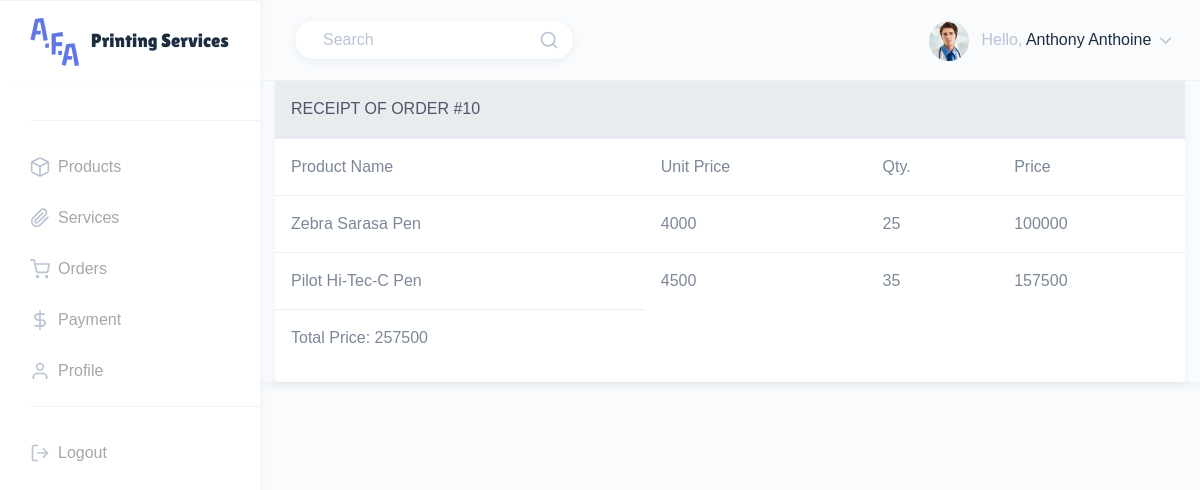
/src/html/customer/view_receipt.php?orderId=10 (signed in), run on the app's committed database.
### tables this page shows
CREATE TABLE IF NOT EXISTS `customer` (
  `customer_id` int(11) NOT NULL AUTO_INCREMENT,
  `full_name` varchar(150) NOT NULL,
  `email` varchar(150) NOT NULL,
  `phone` varchar(150) NOT NULL,
  `username` varchar(150) NOT NULL,
  `password` varchar(255) NOT NULL,
  `image_url` varchar(150) NOT NULL,
  `access` tinyint(1) NOT NULL,
  PRIMARY KEY (`customer_id`)
);

CREATE TABLE IF NOT EXISTS `product_order` (
  `product_id` int(11) NOT NULL,
  `order_id` int(11) NOT NULL,
  `quantity` int(11) NOT NULL,
  `price` int(11) NOT NULL,
  PRIMARY KEY (`product_id`,`order_id`),
  KEY `order_id` (`order_id`)
);

CREATE TABLE IF NOT EXISTS `product` (
  `product_id` int(11) NOT NULL AUTO_INCREMENT,
  `product_name` varchar(150) NOT NULL,
  `cost_price` int(11) NOT NULL,
  `price` int(11) NOT NULL,
  `description` varchar(250) NOT NULL,
  `barcode` varchar(150) NOT NULL,
  `quantity` int(11) NOT NULL,
  `image_url` varchar(150) NOT NULL,
  `flag_service` tinyint(1) NOT NULL,
  PRIMARY KEY (`product_id`)
);

### src/html/customer/view_receipt.php (the view, shortened to what this page needs)
<?php
    require_once('../../database/db.php');
    $sql = "SELECT full_name, image_url FROM customer WHERE customer_id=".$_SESSION['id']."";
    $query_result = mysqli_query($conn, $sql);
    while($record = mysqli_fetch_assoc($query_result)) {
      $customer_info[] = $record;
    }
    $image_path=json_decode($customer_info[0]['image_url'], true);
    $order_id=$_GET['orderId'];
    $sql = "SELECT p.product_name, p.price as unit_price, po.quantity, po.price FROM product p, product_order po,
    customer_order co WHERE co.order_id=po.order_id AND po.product_id=p.product_id AND co.order_id=$order_id";
    $query_result = mysqli_query($conn, $sql);
    while($record = mysqli_fetch_assoc($query_result)) {
      $receipt[] = $record;
    }
?>
<!DOCTYPE html>
<html dir="ltr" lang="en">
<head>
    <link href="../../assets/extra-libs/datatables.net-bs4/css/dataTables.bootstrap4.css" rel="stylesheet">
    <link href="../../dist/css/style.min.css" rel="stylesheet">
</head>
<body>
    <div id="main-wrapper" data-theme="light" data-layout="vertical" data-navbarbg="skin6" data-sidebartype="full" data-sidebar-position="fixed" data-header-position="fixed" data-boxed-layout="full">
        <header class="topbar" data-navbarbg="skin6">
            <nav class="navbar top-navbar navbar-expand-md">
                <div class="navbar-header" data-logobg="skin6">
                    <div class="navbar-brand">
                        <a href="index.php">
                            <b class="logo-icon">
                                <img src="../../assets/images/logo-icon-1.svg" alt="homepage" class="dark-logo" />
                            </b>
                            <span class="logo-text">
                                <img src="../../assets/images/logo-text-1.svg" alt="homepage" class="dark-logo" />
                            </span>
                        </a>
                    </div>
                </div>
                <div class="navbar-collapse collapse" id="navbarSupportedContent">
                    <ul class="navbar-nav float-left mr-auto ml-3 pl-1">
                      <li class="nav-item d-none d-md-block">
                          <a class="nav-link" href="javascript:void(0)">
                              <form>
                                  <div class="customize-input">
                                      <input class="form-control custom-shadow custom-radius border-0 bg-white"
                                          type="search" placeholder="Search" aria-label="Search">
                                      <i class="form-control-icon" data-feather="search"></i>
                                  </div>
                              </form>
                          </a>
                      </li>
                    </ul>
                    <ul class="navbar-nav float-right">
                        <li class="nav-item dropdown">
                            <a class="nav-link dropdown-toggle" href="javascript:void(0)" data-toggle="dropdown"
                                aria-haspopup="true" aria-expanded="false">
                                <?php echo"<img src='../../assets/images/users/".$image_path['path']."' alt='user' class='rounded-circle'
                                    width='40' height='40'>"; ?>
                                <span class="ml-2 d-none d-lg-inline-block"><span>Hello,</span> <span
                                        class="text-dark"><?php echo $customer_info[0]['full_name']; ?></span> <i data-feather="chevron-down"
                                        class="svg-icon"></i></span>
                            </a>
                        </li>
                    </ul>
                </div>
            </nav>
        </header>
        <aside class="left-sidebar" data-sidebarbg="skin6">
            <div class="scroll-sidebar" data-sidebarbg="skin6">
                <nav class="sidebar-nav">
                    <ul id="sidebarnav">
                    <li class="list-divider"></li>
                    <li class="sidebar-item"> <a class="sidebar-link" href="index.php"
                            aria-expanded="false"><i data-feather="box" class="feather-icon"></i><span
                                class="hide-menu">Products</span></a>
                    </li>
                    <li class="sidebar-item"> <a class="sidebar-link sidebar-link" href="services.php"
                            aria-expanded="false"><i data-feather="paperclip" class="feather-icon"></i><span
                                class="hide-menu">Services</span></a>
                    </li>
                    <li class="sidebar-item"> <a class="sidebar-link sidebar-link" href="orders.php"
                            aria-expanded="false"><i data-feather="shopping-cart" class="feather-icon"></i><span
                                class="hide-menu">Orders</span></a>
                    </li>
                    <li class="sidebar-item"> <a class="sidebar-link sidebar-link" href="payment.php"
                            aria-expanded="false"><i data-feather="dollar-sign" class="feather-icon"></i><span
                                class="hide-menu">Payment</span></a>
                    </li>
                    <li class="sidebar-item"> <a class="sidebar-link sidebar-link" href="profile.php"
                        aria-expanded="false"><i data-feather="user" class="feather-icon"></i><span
                            class="hide-menu">Profile</span></a>
                    </li>
                        <li class="list-divider"></li>
                        <li class="sidebar-item"> <a class="sidebar-link sidebar-link" href="../logout.php"
                                aria-expanded="false"><i data-feather="log-out" class="feather-icon"></i><span
                                    class="hide-menu">Logout</span></a></li>
                    </ul>
                </nav>
            </div>
        </aside>
        <div class="page-wrapper">
            <div class="col-12">
                <div class="card">
                    <div class="table-responsive">
                        <table class="table">
                            <thead class="thead-light">
                                <tr>
                                    <?php echo "<th colspan='4' scope='col'>RECEIPT OF ORDER #".$order_id."</th>";?>
                                </tr>
                            </thead>
                            <tbody>
                                <tr>
                                    <th scope="row">Product Name</th>
                                    <th scope="row">Unit Price</th>
                                    <th scope="row">Qty.</th>
                                    <th scope="row">Price</th>
                                </tr>
                                <?php
                                $total_amount=0;
                                  for($i=0;$i<count($receipt);$i++){
                                    $product_name=$receipt[$i]['product_name'];
                                    $unit_price=$receipt[$i]['unit_price'];
                                    $quantity=$receipt[$i]['quantity'];
                                    $price=$receipt[$i]['price'];
                                    $total_amount+=$price;
                                    echo "<tr>";
                                    echo "<td scope='row'>".$product_name."</td>";
                                    echo "<td scope='row'>".$unit_price."</td>";
                                    echo "<td scope='row'>".$quantity."</td>";
                                    echo "<td scope='row'>".$price."</td>";
                                    echo "</tr>";
                                  }
                                  echo "<tr> <td scope='row'>Total Price: ".$total_amount." </td></tr>"
                                 ?>
                            </tbody>
                        </table>
                    </div>
                </div>
            </div>
        </div>
    </div>
</body>
</html>

### data on the page
customer: full_name "Anthony Anthoine"
product_order: product.product_name "Zebra Sarasa Pen", product.price "4000", quantity "25", price "100000"
product_order: product.product_name "Pilot Hi-Tec-C Pen", product.price "4500", quantity "35", price "157500"

### other printed values
$order_id "10"
$total_amount "257500"
